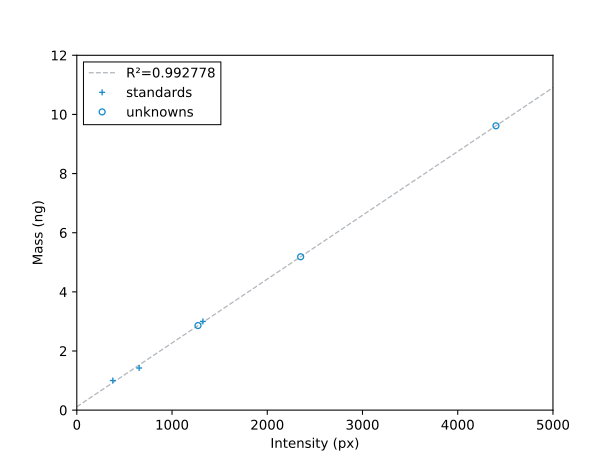

Generate this figure with Python:
#!/usr/bin/env python3

# The 3.0, 2.0, and 1.5 bands in the ladder are well-resolved and comparable in 
# intensity to my samples of interest.  I know how much mass is in these bands, 
# so I can use them to make a standard curve that relates intensity to the 
# quantity of DNA loaded on the gel.  In turn, I can use this to compare the 
# results from the gel to the results from the Nanodrop.

import numpy as np
import polars as pl
import matplotlib.pyplot as plt
from scipy.stats import linregress
from color_me import ucsf

xlsx_path = '20220901_compare_purification_f186.xlsx'

df_std = pl.read_excel(xlsx_path, 2)
df_unk = pl.read_excel(xlsx_path, 1)

# I loaded 25 ng of ladder (10 µL at 2.5 ng/µL):
load_mass_ug = 25 / 1000

df_std = df_std.select([
    load_mass_ug * pl.col("Band mass (ng per 1 µg load)").alias('mass_ng'),
    pl.col('Intensity (px)').alias('intensity_px'),
])
df_unk = df_unk.select([
    pl.col('Construct').alias('construct'),
    pl.col('Purification').alias('purification'),
    pl.col('Volume (µL)').alias('volume_uL'),
    pl.col('Intensity (px)').alias('intensity_px'),
])

def fit_std_curve(df_std):
    mass_ng = df_std.select('mass_ng').to_numpy().flatten()
    intensity_px = df_std.select('intensity_px').to_numpy().flatten()

    fit = linregress(intensity_px, mass_ng)

    def predict(x):
        return x * fit.slope + fit.intercept

    return fit, predict

fit, predict = fit_std_curve(df_std)

df_unk = df_unk.with_columns([
    pl.col('intensity_px').map(predict).alias('mass_ng'),
])

debug(df_unk)

x_fit = np.linspace(0, 5000)

plt.plot(
        x_fit,
        predict(x_fit),
        label=f'R²={fit.rvalue**2:.6f}',
        linestyle='--',
        color=ucsf.dark_grey[0],
)
plt.plot(
        df_std['intensity_px'].view(),
        df_std['mass_ng'].view(),
        label='standards',
        linestyle='none',
        marker='+',
        markeredgecolor=ucsf.blue[0],
        markerfacecolor='none',
)
plt.plot(
        df_unk['intensity_px'].view(),
        df_unk['mass_ng'].view(),
        label='unknowns',
        linestyle='none',
        marker='o',
        markeredgecolor=ucsf.blue[0],
        markerfacecolor='none',
)
plt.legend(loc='best')
plt.xlabel('Intensity (px)')
plt.ylabel('Mass (ng)')
plt.savefig('fit_load_mass.svg')
plt.show()

